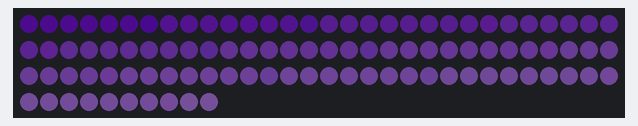
A program run on a simulated Arduino Uno, built with avr-gcc and run on an emulated ATmega328P. On the bench: 100 RGB LEDs in strip order, left to right, continuing on the next row. Dim RGB values are drawn brighter than linear.

Above: at 0.5 s.

The program:

main.cpp
```cpp
#include <Arduino.h>
#include <Adafruit_NeoPixel.h>

//which Arduino pin is connected to the LED strip
#define PIN 6

#define NUMPIXELS 100

/*
Ignore the fact that these notes are slightly stupid, as I'm becoming reacquainted with C++

Adafruit_NeoPixel - datatype (what type of object we're creating)
pixels() - object name
third parameter - bitmask configuration, meaning it mashes together multiple pieces of data into one integer
  NEO_GRB - color order (if colors are mixed up, look here)
  NEO_KHZ800 - data speed/frequency (here it's 800kHz, but may be diff for older addressable LEDs and cause it not to light up)
*/
Adafruit_NeoPixel pixels(NUMPIXELS, PIN, NEO_GRB + NEO_KHZ800);

struct ColorGRB {
  int g;
  int r;
  int b;
};

ColorGRB funColors(int position);

void setPixelColor(int pixelIndex, ColorGRB color) {
  pixels.setPixelColor(pixelIndex, pixels.Color(color.r, color.g, color.b));
}

#define DELAYVAL 500

void setup() {
  /*
  Initializes object in the microchip as opposed to simply memory allocation like we do above
  (it abstracts away setting the pin to output mode)
  */
  pixels.begin();
  pixels.clear();
  pixels.setBrightness(30); // Sets brightness to roughly 12% max capacity
}

void loop() {
  for (int i=0; i<NUMPIXELS; i++) {
    setPixelColor(i, funColors(i + 10));
    pixels.show();
  }
}

ColorGRB funColors(int position) {
  ColorGRB babe;
  babe.g = position;
  babe.r = position + 50;
  babe.b = position + 100;
  return babe;
}
```
